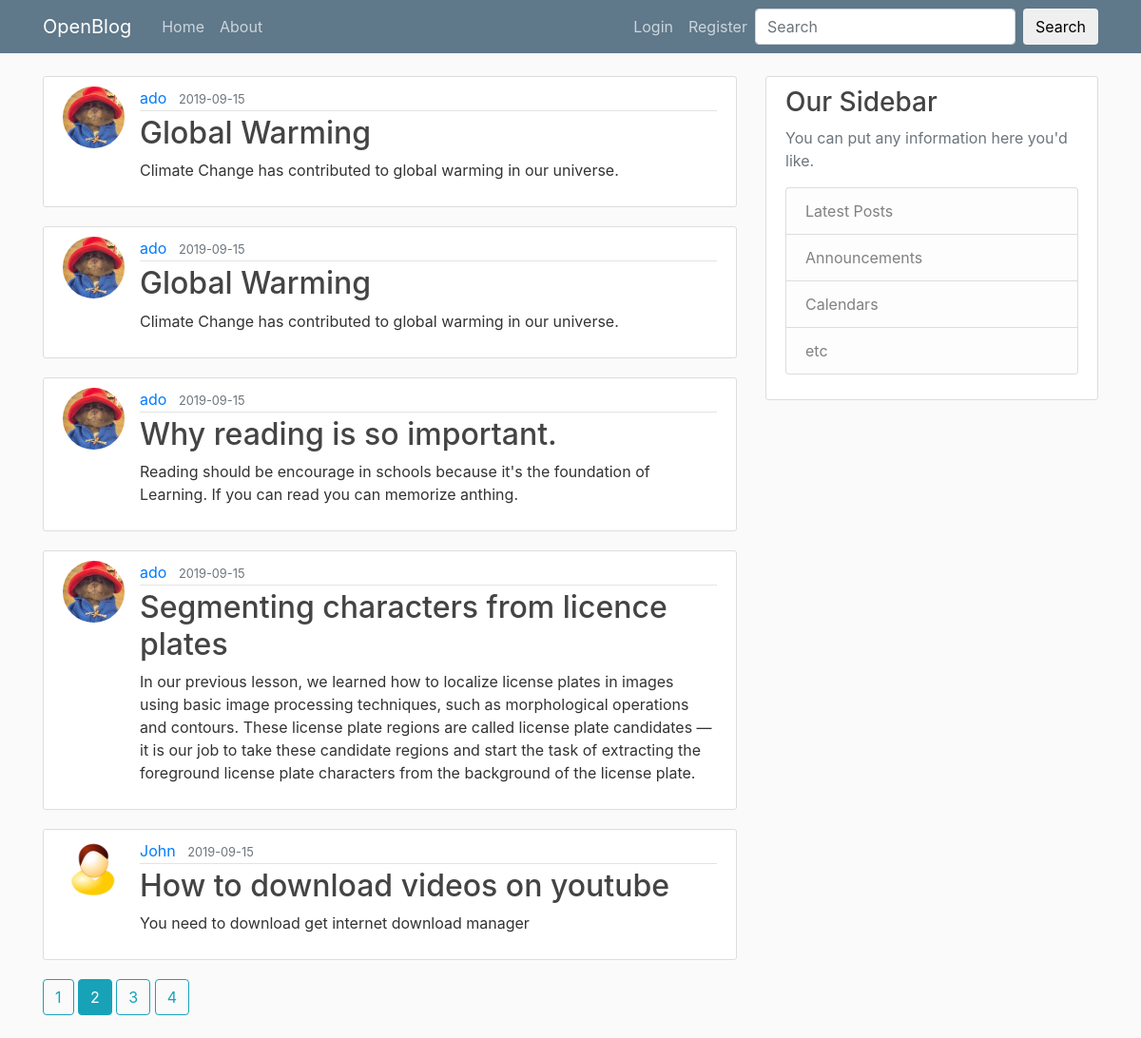
The page /home?page=2 on the database its author committed.
### flaskblog/models.py (models this page shows, shortened)
class Post(db.Model):
    __searchable__= ['title', 'content']
    id = db.Column(db.Integer, primary_key=True)
    title = db.Column(db.String(100), nullable=False)
    date_posted = db.Column(db.DateTime, nullable=False, default=datetime.utcnow)
    content = db.Column(db.Text, nullable=False)
    user_id = db.Column(db.Integer, db.ForeignKey('user.id'), nullable=False)

class User(db.Model, UserMixin):
    id = db.Column(db.Integer, primary_key=True)
    username = db.Column(db.String(20), unique=True, nullable=False)
    email = db.Column(db.String(120), unique=True, nullable=False)
    image_file = db.Column(db.String(20), nullable=False, default='default.png')
    password = db.Column(db.String(60), nullable=False)
    posts = db.relationship('Post', backref='author', lazy=True)

### flaskblog/routes.py (the view)
@app.route('/')
@app.route('/home')
def home():
    page = request.args.get('page', 1, type=int)
    posts = Post.query.order_by(Post.date_posted.desc()).paginate(page=page, per_page=5)
    return render_template('home.html', posts=posts)

### flaskblog/templates/home.html
<!DOCTYPE html>
{% extends "layout.html" %}
{% block content %}
        {% for post  in posts.items  %}
            <article class="media content-section">
                <img  class="rounded-circle article-img" src="{{url_for('static', filename='avatar/' + post.author.image_file)}}" alt="Profile Picture">
            <div class="media-body">
                <div class="article-metadata">
                <a class="mr-2" href="{{url_for('user_posts', username=post.author.username)}}">{{ post.author.username }}</a>
                <small class="text-muted">{{ post.date_posted.strftime('%Y-%m-%d') }}</small>
                </div>
                <h2><a class="article-title" href="{{url_for('post', post_id=post.id)}} ">{{ post.title }}</a></h2>
                <p class="article-content">{{ post.content }}</p>
            </div>
            </article>
        {% endfor %}
        {% for page_num in posts.iter_pages(left_edge=1, right_edge=1, left_current=1, right_current=2) %}
            {% if page_num %}
                {% if posts.page == page_num %}
                     <a class ="btn btn-info mb-4" href="{{url_for('home', page=page_num)}}">{{page_num}}</a>
                {% else %}
                    <a class ="btn btn-outline-info mb-4" href="{{url_for('home', page=page_num)}}">{{page_num}}</a>
                {% endif %}
            {% else %}
            ...
            {% endif %}
       {% endfor %}
{% endblock content %}

### flaskblog/templates/layout.html (shortened to what this page needs)
<!DOCTYPE html>
<html>
<head>
    <link rel="stylesheet" href="https://maxcdn.bootstrapcdn.com/bootstrap/4.0.0/css/bootstrap.min.css">
    <link rel="stylesheet" type="text/css" href="{{ url_for('static', filename='main.css') }}">
</head>
<body>
    <header class="site-header">
      <nav class="navbar navbar-expand-md navbar-dark bg-steel fixed-top">
        <div class="container">
          <a class="navbar-brand mr-4" href="/">OpenBlog</a>
          <div class="collapse navbar-collapse" id="navbarToggle">
            <div class="navbar-nav mr-auto">
              <a class="nav-item nav-link" href="{{ url_for('home') }}">Home</a>
              <a class="nav-item nav-link" href="{{ url_for('about') }}">About</a>
            </div>
            <div class="navbar-nav">
              {% if current_user.is_authenticated %}
                <a class="nav-item nav-link" href="{{ url_for('new_post') }}">New Post</a>
                <a class="nav-item nav-link" href="{{ url_for('account') }}">Account</a>
                <a class="nav-item nav-link" href="{{ url_for('logout') }}">Logout</a>
              {% else %}
                <a class="nav-item nav-link" href="{{ url_for('login') }}">Login</a>
                <a class="nav-item nav-link" href="{{ url_for('register') }}">Register</a>
              {% endif %}
              <form class="form-inline ml-auto" method="GET" action="">
                <div class="md-form my-0">
                  <input class="form-control" type="text" placeholder="Search" aria-label="Search">
                </div>
                <button href="{{url_for('search', posts=posts)}}" class="btn btn-outline-white btn-md my-0 ml-sm-2" type="submit">Search</button>
              </form>
            </div>
          </div>
        </div>
      </nav>
    </header>
    <main role="main" class="container">
      <div class="row">
        <div class="col-md-8">
          {% block content %}{% endblock %}
        </div>
        <div class="col-md-4">
          <div class="content-section">
            <h3>Our Sidebar</h3>
            <p class="text-muted">You can put any information here you'd like.
              <ul class="list-group">
                <li class="list-group-item list-group-item-light">Latest Posts</li>
                <li class="list-group-item list-group-item-light">Announcements</li>
                <li class="list-group-item list-group-item-light">Calendars</li>
                <li class="list-group-item list-group-item-light">etc</li>
              </ul>
            </p>
          </div>
        </div>
      </div>
    </main>
</body>
</html>

### flaskblog/static/main.css (style rules this page uses)
body { background: #fafafa; color: #333333; margin-top: 5rem; }
h1, h2, h3, h4, h5, h6 { color: #444444; }
.bg-steel { background-color: #5f788a; }
.site-header .navbar-nav .nav-link { color: #cbd5db; }
.content-section { background: #ffffff; padding: 10px 20px; border: 1px solid #dddddd; border-radius: 3px; margin-bottom: 20px; }
.article-title { color: #444444; }
.article-content { white-space: pre-line; }
.article-img { height: 65px; width: 65px; margin-right: 16px; }
.article-metadata { padding-bottom: 1px; margin-bottom: 4px; border-bottom: 1px solid #e3e3e3 }

### rows shown on the page
Post: image_file (picture), author.username "ado", date_posted "2019-09-15", title "Global Warming", content "Climate Change has contributed to global warming in our universe."
Post: image_file (picture), author.username "ado", date_posted "2019-09-15", title "Global Warming", content "Climate Change has contributed to global warming in our universe."
Post: image_file (picture), author.username "ado", date_posted "2019-09-15", title "Why reading is so important.", content "Reading should be encourage in schools because it's the foundation of Learning. If you can read you can memorize anthing."
Post: image_file (picture), author.username "ado", date_posted "2019-09-15", title "Segmenting characters from licence plates", content "In our previous lesson, we learned how to localize license plates in images using basic image processing techniques, such as morphological operations and contours. These license plate regions are called license plate candidates — it is our job to take these candidate regions and start the task of extracting the foreground license plate characters from the background of the license plate."
Post: image_file (placeholder picture), author.username "John", date_posted "2019-09-15", title "How to download videos on youtube", content "You need to download get internet download manager"

### other values the page prints
{{ page_num }} "1" "3" "4"
{{ page_num }} "2"
